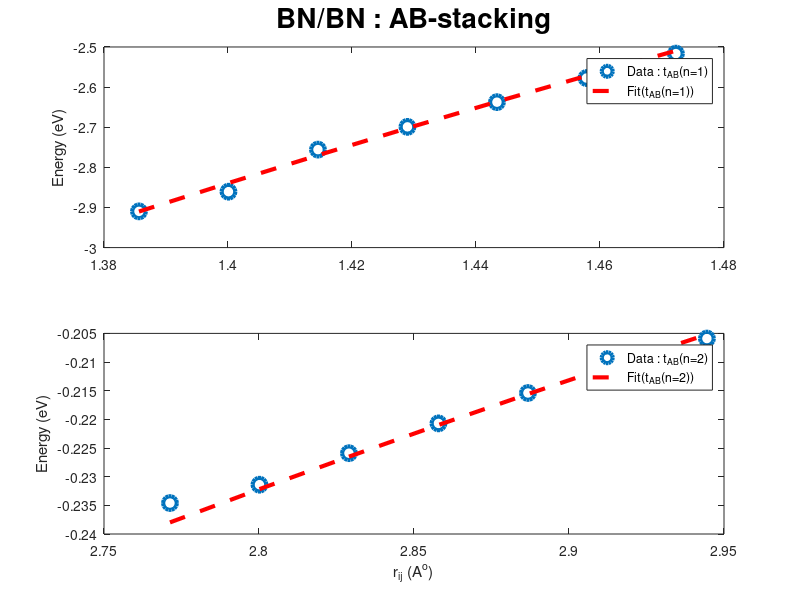

Source code (MATLAB):
clear all
clc

%% AB   42x42x1
% {
 a_data = [2.400,2.425,2.450,2.475,2.500,2.525,2.550]./sqrt(3);
 
 % A-B intra-layer process: 
 t1_data = [-2.9097,-2.8607,-2.7558,-2.6991,-2.6375,-2.5774,-2.5165]; % 1 n.n.
 t2_data = [-0.2346,-0.2314,-0.2259,-0.2207,-0.2154,-0.2115,-0.2059 ]; % 2 n.n.
 t3_data = [0.1049,0.0958,0.0888,0.0795,0.0711,0.0652,0.0591 ]; % 3 n.n.
 t4_data = [0.0061,0.0059,0.0046,0.0028,0.0012,0.0000,-0.0011 ]; % 4 n.n.
 t4Eff_data =[-0.0188,-0.0200,-0.0222,-0.0226,-0.0230,-0.0228,-0.0224  ];% 4 n.n.

 
t_1 = -2.6903; % at a = 2.4795 \AA
t_2 = -0.2200; 
t_3 = 0.0779; 
t_4 = 0.0025; 
t_4Eff = -0.0227;

r0ij = 2.4795./sqrt(3);
q_pi =  2.45;%3.4191;%4.1979;%3.13; %3.47; %4.1863; %2.443;%3.47; %3.37; %3.42;%2.443 ;
% t_ij =@(rij) t_0.*exp(-3.37.*(rij-r0ij)./r0ij) ;

rc = 2.5*2.4795;
lc = 0.265; %0.5 a.u;
Fc =@(rij) 1./(1+exp((rij-rc)./lc));

t_ij =@(rij,t_n,qpi) t_n.*exp(-qpi.*(rij-r0ij)./r0ij);%.*Fc(rij) ;


%{
figure1 = figure;
axes1 = axes('Parent',figure1);
hold(axes1,'on');
plot(a_data,t1_data,'o','LineWidth',3,'DisplayName','Data : t_{AB}(n=1)','MarkerSize',10,...
    'Marker','o',...
    'LineStyle','none');
plot(a_data,t_ij(a_data,t_1,q_pi),'--r','Displayname','Fit(t_{AB}(n=1))', 'Color',[1 0 0],'LineWidth',3);
ylabel('Energy (eV)');
xlabel('r_{ij} (A^o)');
title('BN/BN : AB-stacking');
box(axes1,'on');
set(axes1,'FontSize',20,'FontWeight','bold');
legend1 = legend(axes1,'show');
set(legend1,...
    'Position',[0.253753988065293 0.79319895221058 0.254992319508449 0.117173524150268]);
%%
figure1 = figure;
axes1 = axes('Parent',figure1);
hold(axes1,'on');
plot(a_data*2,t2_data,'o','LineWidth',3,'DisplayName','Data : t_{AB}(n=2)','MarkerSize',10,...
    'Marker','o',...
    'LineStyle','none');
plot(a_data*2,t_ij(a_data,t_2,q_pi),'--r','Displayname','Fit(t_{AB}(n=2))', 'Color',[1 0 0],'LineWidth',3);
ylabel('Energy (eV)');
xlabel('r_{ij} (A^o)');
title('BN/BN : AB-stacking');
box(axes1,'on');
set(axes1,'FontSize',20,'FontWeight','bold');
legend1 = legend(axes1,'show');
set(legend1,...
    'Position',[0.253753988065293 0.79319895221058 0.254992319508449 0.117173524150268]);
%}

% Create plots.
figure
hold on
subplot(2,1,1)
h1 = plot(a_data,t1_data,'o','LineWidth',3,'DisplayName','Data : t_{AB}(n=1)','MarkerSize',10,...
    'Marker','o',...
    'LineStyle','none');
hold on
h11 = plot(a_data,t_ij(a_data,t_1,q_pi),'--r','Displayname','Fit(t_{AB}(n=1))', 'Color',[1 0 0],'LineWidth',3);

ylabel('Energy (eV)');
title('BN/BN : AB-stacking','FontSize',20,'FontWeight','bold');
legend([h1,h11]);

subplot(2,1,2)
h2 = plot(a_data*2,t2_data,'o','LineWidth',3,'DisplayName','Data : t_{AB}(n=2)','MarkerSize',10,...
    'Marker','o',...
    'LineStyle','none');
hold on
h22 = plot(a_data*2,t_ij(a_data,t_2,q_pi),'--r','Displayname','Fit(t_{AB}(n=2))', 'Color',[1 0 0],'LineWidth',3);

ylabel('Energy (eV)');
xlabel('r_{ij} (A^o)');
box('on')
legend([h2,h22]);

%{
%%
figure1 = figure;
axes1 = axes('Parent',figure1);
hold(axes1,'on');
plot(a_data*sqrt(7),t3_data,'o','LineWidth',3,'DisplayName','Data : t_{AB}(n=3)','MarkerSize',10,...
    'Marker','o',...
    'LineStyle','none');
plot(a_data*sqrt(7),t_ij(a_data,t_3,q_pi),'--r','Displayname','Fit(t_{AB}(n=3))', 'Color',[1 0 0],'LineWidth',3);
ylabel('Energy (eV)');
xlabel('r_{ij} (A^o)');
title('BN/BN : AB-stacking');
box(axes1,'on');
set(axes1,'FontSize',20,'FontWeight','bold');
legend1 = legend(axes1,'show');
set(legend1,...
    'Position',[0.253753988065293 0.79319895221058 0.254992319508449 0.117173524150268]);

%%
figure1 = figure;
axes1 = axes('Parent',figure1);
hold(axes1,'on');
plot(a_data*sqrt(13),t4_data,'o','LineWidth',3,'DisplayName','Data : t_{AB}(n=4)','MarkerSize',10,...
    'Marker','o',...
    'LineStyle','none');
plot(a_data*sqrt(13),t_ij(a_data,t_4,q_pi),'--r','Displayname','Fit(t_{AB}(n=4))', 'Color',[1 0 0],'LineWidth',3);
ylabel('Energy (eV)');
xlabel('r_{ij} (A^o)');
title('BN/BN : AB-stacking');
box(axes1,'on');
set(axes1,'FontSize',20,'FontWeight','bold');
legend1 = legend(axes1,'show');
set(legend1,...
    'Position',[0.253753988065293 0.79319895221058 0.254992319508449 0.117173524150268]);

%}

 
 
 
 
 
 
